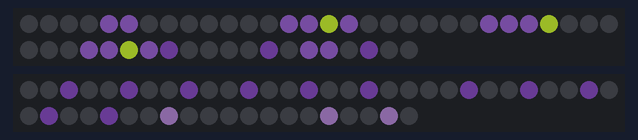
The program below on a simulated ESP32. Parts: 2 × 50 RGB LEDs in strip order, left to right, continuing on the next row. Dim RGB values are drawn brighter than linear; what the program prints to the serial monitor is not drawn.

Above: at 0.58 s.
At 5.52 s:
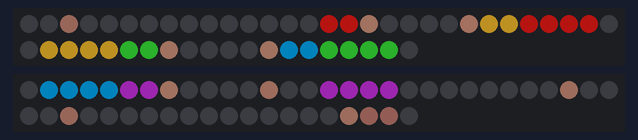
At 10.33 s:
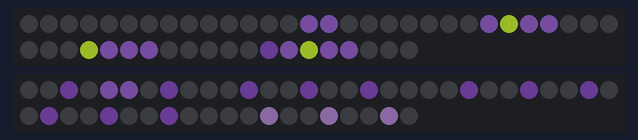
At 20.38 s:
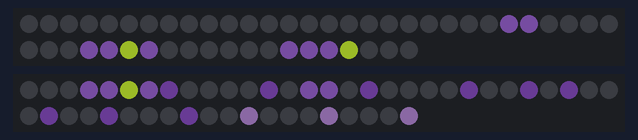
At 30.72 s:
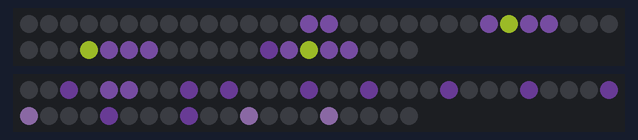
At 39.88 s:
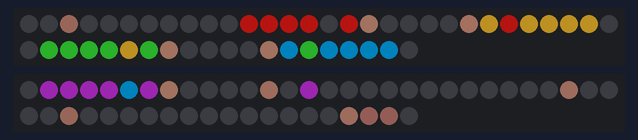

The program:

main.cpp
```cpp
#include <Arduino.h>
#include <FastLED.h>
#include "data/hamis.h"
#include "data/pride_flag.h"

#define MATRIX_WIDTH 10
#define MATRIX_HEIGHT 10
#define NUM_LEDS_PER_STRIP 50
#define LED_PIN_1 13
#define LED_PIN_2 12
#define LED_TYPE WS2812B
#define COLOR_ORDER GRB
#define BRIGHTNESS 80

CRGB leds1[NUM_LEDS_PER_STRIP];
CRGB leds2[NUM_LEDS_PER_STRIP];

enum AnimationMode { MODE_HAMIS, MODE_PRIDE, MODE_COUNT };
uint8_t currentMode = MODE_HAMIS;
uint8_t currentFrame = 0;

unsigned long lastFrameTime = 0;
const int FRAME_DELAY = 150; // ms per frame

unsigned long lastModeSwitch = 0;
const unsigned long MODE_DURATION = 5000; // switch animation after x ms

// Forward declarations
void setPixel(int x, int y, CRGB color);
void drawFrame(const uint32_t* bitmap);

void setup()
{
  Serial.begin(115200);
  delay(500);
  Serial.println("Loading Bitmaps...");

  FastLED.addLeds<LED_TYPE, LED_PIN_1, COLOR_ORDER>(leds1, NUM_LEDS_PER_STRIP);
  FastLED.addLeds<LED_TYPE, LED_PIN_2, COLOR_ORDER>(leds2, NUM_LEDS_PER_STRIP);
  FastLED.setBrightness(BRIGHTNESS);
  FastLED.clear();
  FastLED.show();
}

void loop()
{
  unsigned long now = millis();

  if (now - lastFrameTime >= FRAME_DELAY)
  {
    lastFrameTime = now;

    const uint32_t* frameData = nullptr;

    if (currentMode == MODE_HAMIS)
    {
      // Hamis 👍
      if (currentFrame >= hamis_len) currentFrame = 0;
      frameData = (const uint32_t*)pgm_read_ptr(&hamis_frames[currentFrame]);
    }
    else
    {
      // Pride Flag
      if (currentFrame >= pride_flag_len) currentFrame = 0;
      frameData = (const uint32_t*)pgm_read_ptr(&pride_flag_frames[currentFrame]);
    }

    if (frameData != nullptr)
    {
      drawFrame(frameData);
      FastLED.show();
      currentFrame++;
    }
  }

  if (now - lastModeSwitch >= MODE_DURATION)
  {
    lastModeSwitch = now;

    currentMode = (currentMode == MODE_HAMIS) ? MODE_PRIDE : MODE_HAMIS;
    currentFrame = 0; // Reset
  }
}

void drawFrame(const uint32_t* bitmap)
{
  for (int y = 0; y < MATRIX_HEIGHT; y++)
  {
    for (int x = 0; x < MATRIX_WIDTH; x++)
    {
      int index = y * MATRIX_WIDTH + x;

      uint32_t color32 = pgm_read_dword(&bitmap[index]);

      CRGB color;
      color.red   = (color32 >> 16) & 0xFF;
      color.green = (color32 >> 8) & 0xFF;
      color.blue  = color32 & 0xFF;

      setPixel(x, y, color);
    }
  }
}

void setPixel(int x, int y, CRGB color)
{
  if (x < 0 || x >= MATRIX_WIDTH || y < 0 || y >= MATRIX_HEIGHT) return;

  int ledIndex;

  if (y % 2 == 0)
  {
    ledIndex = y * MATRIX_WIDTH + x;
  }
  else
  {
    ledIndex = y * MATRIX_WIDTH + (MATRIX_WIDTH - 1 - x);
  }

  if (ledIndex < NUM_LEDS_PER_STRIP)
  {
    leds1[ledIndex] = color;
  }
  else
  {
    leds2[ledIndex - NUM_LEDS_PER_STRIP] = color;
  }
}

// Bims was here
// Stay hydrated :D
```

hamis.h
```cpp
#ifndef HAMIS_H
#define HAMIS_H

#include <Arduino.h>

// hamis_0 (10x10)
const uint32_t bmp_hamis_0[100] PROGMEM = {
0x000000, 0x000000, 0x000000, 0x000000, 0x51336D, 0x51336D, 0x000000, 0x000000, 0x000000, 0x000000,
0x000000, 0x000000, 0x000000, 0x51336D, 0xBFE630, 0x51336D, 0x51336D, 0x000000, 0x000000, 0x000000,
0x000000, 0x000000, 0x000000, 0x51336D, 0x51336D, 0x51336D, 0xBFE630, 0x000000, 0x000000, 0x000000,
0x000000, 0x000000, 0x2E1A40, 0x51336D, 0xBFE630, 0x51336D, 0x51336D, 0x000000, 0x000000, 0x000000,
0x000000, 0x000000, 0x2E1A40, 0x000000, 0x51336D, 0x51336D, 0x000000, 0x2E1A40, 0x000000, 0x000000,
0x000000, 0x2E1A40, 0x000000, 0x000000, 0x2E1A40, 0x000000, 0x000000, 0x2E1A40, 0x000000, 0x000000,
0x000000, 0x2E1A40, 0x000000, 0x000000, 0x2E1A40, 0x000000, 0x000000, 0x2E1A40, 0x000000, 0x000000,
0x000000, 0x2E1A40, 0x000000, 0x000000, 0x2E1A40, 0x000000, 0x000000, 0x2E1A40, 0x000000, 0x000000,
0x000000, 0x2E1A40, 0x000000, 0x000000, 0x2E1A40, 0x000000, 0x000000, 0x664F79, 0x000000, 0x000000,
0x000000, 0x664F79, 0x000000, 0x000000, 0x664F79, 0x000000, 0x000000, 0x000000, 0x000000, 0x000000
};

// hamis_1 (10x10)
const uint32_t bmp_hamis_1[100] PROGMEM = {
0x000000, 0x000000, 0x000000, 0x000000, 0x000000, 0x000000, 0x000000, 0x000000, 0x000000, 0x000000,
0x000000, 0x000000, 0x000000, 0x000000, 0x51336D, 0x51336D, 0x000000, 0x000000, 0x000000, 0x000000,
0x000000, 0x000000, 0x000000, 0x51336D, 0xBFE630, 0x51336D, 0x51336D, 0x000000, 0x000000, 0x000000,
0x000000, 0x000000, 0x000000, 0x51336D, 0x51336D, 0x51336D, 0xBFE630, 0x000000, 0x000000, 0x000000,
0x000000, 0x000000, 0x2E1A40, 0x51336D, 0xBFE630, 0x51336D, 0x51336D, 0x000000, 0x000000, 0x000000,
0x000000, 0x000000, 0x2E1A40, 0x000000, 0x51336D, 0x51336D, 0x000000, 0x2E1A40, 0x000000, 0x000000,
0x000000, 0x2E1A40, 0x000000, 0x000000, 0x2E1A40, 0x000000, 0x000000, 0x2E1A40, 0x000000, 0x000000,
0x000000, 0x2E1A40, 0x000000, 0x000000, 0x2E1A40, 0x000000, 0x000000, 0x2E1A40, 0x000000, 0x000000,
0x000000, 0x2E1A40, 0x000000, 0x000000, 0x2E1A40, 0x000000, 0x000000, 0x2E1A40, 0x000000, 0x000000,
0x000000, 0x664F79, 0x000000, 0x000000, 0x664F79, 0x000000, 0x000000, 0x664F79, 0x000000, 0x000000
};

// hamis_2 (10x10)
const uint32_t bmp_hamis_2[100] PROGMEM = {
0x000000, 0x000000, 0x000000, 0x000000, 0x000000, 0x000000, 0x000000, 0x000000, 0x000000, 0x000000,
0x000000, 0x000000, 0x000000, 0x000000, 0x000000, 0x000000, 0x000000, 0x000000, 0x000000, 0x000000,
0x000000, 0x000000, 0x000000, 0x000000, 0x51336D, 0x51336D, 0x000000, 0x000000, 0x000000, 0x000000,
0x000000, 0x000000, 0x000000, 0x51336D, 0xBFE630, 0x51336D, 0x51336D, 0x000000, 0x000000, 0x000000,
0x000000, 0x000000, 0x000000, 0x51336D, 0x51336D, 0x51336D, 0xBFE630, 0x000000, 0x000000, 0x000000,
0x000000, 0x000000, 0x2E1A40, 0x51336D, 0xBFE630, 0x51336D, 0x51336D, 0x000000, 0x000000, 0x000000,
0x000000, 0x000000, 0x2E1A40, 0x000000, 0x51336D, 0x51336D, 0x000000, 0x2E1A40, 0x000000, 0x000000,
0x000000, 0x000000, 0x2E1A40, 0x000000, 0x2E1A40, 0x000000, 0x000000, 0x2E1A40, 0x000000, 0x000000,
0x000000, 0x2E1A40, 0x000000, 0x000000, 0x2E1A40, 0x000000, 0x000000, 0x000000, 0x2E1A40, 0x000000,
0x664F79, 0x000000, 0x000000, 0x000000, 0x664F79, 0x000000, 0x000000, 0x000000, 0x664F79, 0x000000
};

// hamis_3 (10x10)
const uint32_t bmp_hamis_3[100] PROGMEM = {
0x000000, 0x000000, 0x000000, 0x000000, 0x000000, 0x000000, 0x000000, 0x000000, 0x000000, 0x000000,
0x000000, 0x000000, 0x000000, 0x000000, 0x000000, 0x000000, 0x000000, 0x000000, 0x000000, 0x000000,
0x000000, 0x000000, 0x000000, 0x000000, 0x51336D, 0x51336D, 0x000000, 0x000000, 0x000000, 0x000000,
0x000000, 0x000000, 0x000000, 0x51336D, 0xBFE630, 0x51336D, 0x51336D, 0x000000, 0x000000, 0x000000,
0x000000, 0x000000, 0x000000, 0x51336D, 0x51336D, 0x51336D, 0xBFE630, 0x000000, 0x000000, 0x000000,
0x000000, 0x000000, 0x2E1A40, 0x51336D, 0xBFE630, 0x51336D, 0x51336D, 0x000000, 0x000000, 0x000000,
0x000000, 0x000000, 0x2E1A40, 0x000000, 0x51336D, 0x51336D, 0x000000, 0x2E1A40, 0x000000, 0x000000,
0x000000, 0x2E1A40, 0x000000, 0x000000, 0x2E1A40, 0x000000, 0x000000, 0x2E1A40, 0x000000, 0x000000,
0x2E1A40, 0x000000, 0x000000, 0x000000, 0x2E1A40, 0x000000, 0x000000, 0x000000, 0x2E1A40, 0x000000,
0x664F79, 0x000000, 0x000000, 0x000000, 0x664F79, 0x000000, 0x000000, 0x000000, 0x664F79, 0x000000
};

// hamis_4 (10x10)
const uint32_t bmp_hamis_4[100] PROGMEM = {
0x000000, 0x000000, 0x000000, 0x000000, 0x000000, 0x000000, 0x000000, 0x000000, 0x000000, 0x000000,
0x000000, 0x000000, 0x000000, 0x000000, 0x51336D, 0x51336D, 0x000000, 0x000000, 0x000000, 0x000000,
0x000000, 0x000000, 0x000000, 0x51336D, 0xBFE630, 0x51336D, 0x51336D, 0x000000, 0x000000, 0x000000,
0x000000, 0x000000, 0x000000, 0x51336D, 0x51336D, 0x51336D, 0xBFE630, 0x000000, 0x000000, 0x000000,
0x000000, 0x000000, 0x2E1A40, 0x51336D, 0xBFE630, 0x51336D, 0x51336D, 0x000000, 0x000000, 0x000000,
0x000000, 0x2E1A40, 0x000000, 0x000000, 0x51336D, 0x51336D, 0x000000, 0x2E1A40, 0x000000, 0x000000,
0x2E1A40, 0x000000, 0x000000, 0x000000, 0x2E1A40, 0x000000, 0x000000, 0x2E1A40, 0x000000, 0x000000,
0x2E1A40, 0x000000, 0x000000, 0x000000, 0x2E1A40, 0x000000, 0x000000, 0x000000, 0x2E1A40, 0x000000,
0x664F79, 0x000000, 0x000000, 0x000000, 0x2E1A40, 0x000000, 0x000000, 0x000000, 0x2E1A40, 0x000000,
0x000000, 0x000000, 0x000000, 0x000000, 0x664F79, 0x000000, 0x000000, 0x000000, 0x664F79, 0x000000
};

// hamis_5 (10x10)
const uint32_t bmp_hamis_5[100] PROGMEM = {
0x000000, 0x000000, 0x000000, 0x000000, 0x51336D, 0x51336D, 0x000000, 0x000000, 0x000000, 0x000000,
0x000000, 0x000000, 0x000000, 0x51336D, 0xBFE630, 0x51336D, 0x51336D, 0x000000, 0x000000, 0x000000,
0x000000, 0x000000, 0x000000, 0x51336D, 0x51336D, 0x51336D, 0xBFE630, 0x000000, 0x000000, 0x000000,
0x000000, 0x000000, 0x2E1A40, 0x51336D, 0xBFE630, 0x51336D, 0x51336D, 0x000000, 0x000000, 0x000000,
0x000000, 0x000000, 0x2E1A40, 0x000000, 0x51336D, 0x51336D, 0x000000, 0x2E1A40, 0x000000, 0x000000,
0x000000, 0x2E1A40, 0x000000, 0x000000, 0x2E1A40, 0x000000, 0x000000, 0x2E1A40, 0x000000, 0x000000,
0x000000, 0x2E1A40, 0x000000, 0x000000, 0x2E1A40, 0x000000, 0x000000, 0x000000, 0x2E1A40, 0x000000,
0x000000, 0x2E1A40, 0x000000, 0x000000, 0x2E1A40, 0x000000, 0x000000, 0x000000, 0x2E1A40, 0x000000,
0x000000, 0x664F79, 0x000000, 0x000000, 0x2E1A40, 0x000000, 0x000000, 0x000000, 0x664F79, 0x000000,
0x000000, 0x000000, 0x000000, 0x000000, 0x664F79, 0x000000, 0x000000, 0x000000, 0x000000, 0x000000
};

const uint32_t* const hamis_frames[] PROGMEM = {
  bmp_hamis_0,
  bmp_hamis_1,
  bmp_hamis_2,
  bmp_hamis_3,
  bmp_hamis_4,
  bmp_hamis_5
};

const uint8_t hamis_len = 6;

#endif
```

pride_flag.h
```cpp
#ifndef PRIDE_FLAG_H
#define PRIDE_FLAG_H

#include <Arduino.h>

// pride_flag_0 (10x10)
const uint32_t bmp_pride_flag_0[100] PROGMEM = {
0x000000, 0x000000, 0x4E342E, 0x000000, 0x000000, 0x000000, 0x000000, 0x000000, 0x000000, 0x000000,
0x000000, 0x000000, 0x6D4C41, 0xD01716, 0x000000, 0xD01716, 0xD01716, 0xD01716, 0xD01716, 0x000000,
0x000000, 0x000000, 0x795548, 0xFBC02D, 0xD01716, 0xFBC02D, 0xFBC02D, 0xFBC02D, 0xFBC02D, 0x000000,
0x000000, 0x000000, 0x6D4C41, 0x2BAF2B, 0xFBC02D, 0x2BAF2B, 0x2BAF2B, 0x2BAF2B, 0x2BAF2B, 0x000000,
0x000000, 0x000000, 0x6D4C41, 0x03A9F4, 0x2BAF2B, 0x03A9F4, 0x03A9F4, 0x03A9F4, 0x03A9F4, 0x000000,
0x000000, 0x000000, 0x6D4C41, 0x9C27B0, 0x03A9F4, 0x9C27B0, 0x9C27B0, 0x9C27B0, 0x9C27B0, 0x000000,
0x000000, 0x000000, 0x5D4037, 0x000000, 0x9C27B0, 0x000000, 0x000000, 0x000000, 0x000000, 0x000000,
0x000000, 0x000000, 0x5D4037, 0x000000, 0x000000, 0x000000, 0x000000, 0x000000, 0x000000, 0x000000,
0x000000, 0x000000, 0x4E342E, 0x000000, 0x000000, 0x000000, 0x000000, 0x000000, 0x000000, 0x000000,
0x000000, 0x3E2723, 0x3E2723, 0x5D4037, 0x000000, 0x000000, 0x000000, 0x000000, 0x000000, 0x000000
};

// pride_flag_1 (10x10)
const uint32_t bmp_pride_flag_1[100] PROGMEM = {
0x000000, 0x000000, 0x4E342E, 0x000000, 0x000000, 0x000000, 0x000000, 0x000000, 0x000000, 0x000000,
0x000000, 0x000000, 0x6D4C41, 0xD01716, 0xD01716, 0x000000, 0x000000, 0x000000, 0x000000, 0x000000,
0x000000, 0x000000, 0x795548, 0xFBC02D, 0xFBC02D, 0xD01716, 0xD01716, 0xD01716, 0xD01716, 0x000000,
0x000000, 0x000000, 0x6D4C41, 0x2BAF2B, 0x2BAF2B, 0xFBC02D, 0xFBC02D, 0xFBC02D, 0xFBC02D, 0x000000,
0x000000, 0x000000, 0x6D4C41, 0x03A9F4, 0x03A9F4, 0x2BAF2B, 0x2BAF2B, 0x2BAF2B, 0x2BAF2B, 0x000000,
0x000000, 0x000000, 0x6D4C41, 0x9C27B0, 0x9C27B0, 0x03A9F4, 0x03A9F4, 0x03A9F4, 0x03A9F4, 0x000000,
0x000000, 0x000000, 0x5D4037, 0x000000, 0x000000, 0x9C27B0, 0x9C27B0, 0x9C27B0, 0x9C27B0, 0x000000,
0x000000, 0x000000, 0x5D4037, 0x000000, 0x000000, 0x000000, 0x000000, 0x000000, 0x000000, 0x000000,
0x000000, 0x000000, 0x4E342E, 0x000000, 0x000000, 0x000000, 0x000000, 0x000000, 0x000000, 0x000000,
0x000000, 0x3E2723, 0x3E2723, 0x5D4037, 0x000000, 0x000000, 0x000000, 0x000000, 0x000000, 0x000000
};

const uint32_t* const pride_flag_frames[] PROGMEM = {
  bmp_pride_flag_0,
  bmp_pride_flag_1
};

const uint8_t pride_flag_len = 2;

#endif
```
